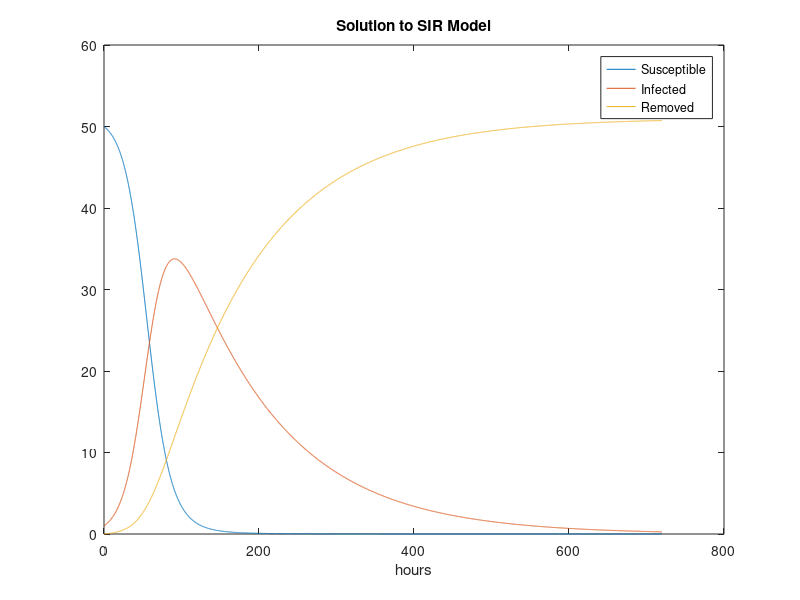

This figure's MATLAB source:
beta = 0.0015
gamma = 0.008
N_t = 7200

t = linspace(0, 720, N_t+1);
S = zeros(N_t+1, 1);
I = zeros(N_t+1, 1);
R = zeros(N_t+1, 1);

S(1) = 50;
I(1) = 1;
R(1) = 0;

for n = 1:N_t
   S(n+1) = S(n) - 0.1*beta*S(n)*I(n); 
   I(n+1) = I(n) + 0.1*beta*S(n)*I(n) - 0.1*gamma*I(n);
   R(n+1) = R(n) + 0.1*gamma*I(n);
end

plot(t, S, t, I, t, R);
legend('Susceptible', 'Infected', 'Removed');
xlabel('hours');
title('Solution to SIR Model')

